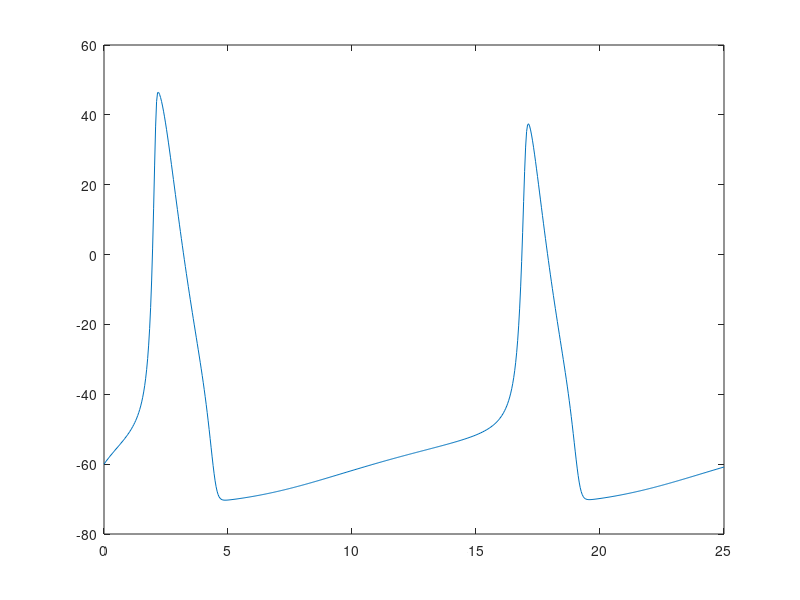

The MATLAB source for this figure:
function hhexamp
    %Constants set for all Methods
    Cm=0.01; % Membrane Capcitance uF/cm^2
    dt=0.04; % Time Step ms
    t=0:dt:25; %Time Array ms
    I=0.1; %External Current Applied
    ENa=55.17; % mv Na reversal potential
    EK=-72.14; % mv K reversal potential
    El=-49.42; % mv Leakage reversal potential
    gbarNa=1.2; % mS/cm^2 Na conductance
    gbarK=0.36; % mS/cm^2 K conductance
    gbarl=0.003; % mS/cm^2 Leakage conductance
    V(1)=-60; % Initial Membrane voltage
    m(1)=am(V(1))/(am(V(1))+bm(V(1))); % Initial m-value
    n(1)=an(V(1))/(an(V(1))+bn(V(1))); % Initial n-value
    h(1)=ah(V(1))/(ah(V(1))+bh(V(1))); % Initial h-value
    for i=1:length(t)-1
    %Euler method to find the next m/n/h value
    m(i+1)=m(i)+dt*((am(V(i))*(1-m(i)))-(bm(V(i))*m(i))); 
    n(i+1)=n(i)+dt*((an(V(i))*(1-n(i)))-(bn(V(i))*n(i)));
    h(i+1)=h(i)+dt*((ah(V(i))*(1-h(i)))-(bh(V(i))*h(i)));
    gNa=gbarNa*m(i)^3*h(i);
    gK=gbarK*n(i)^4;
    gl=gbarl;
    INa=gNa*(V(i)-ENa);
    IK=gK*(V(i)-EK);
    Il=gl*(V(i)-El);
    %Euler method to find the next voltage value
    V(i+1)=V(i)+(dt)*((1/Cm)*(I-(INa+IK+Il)));
    end

    plot(t,V);
end

function a=am(v) %Alpha for Variable m
a=0.1*(v+35)/(1-exp(-(v+35)/10));
end
function b=bm(v) %Beta for variable m
b=4.0*exp(-0.0556*(v+60));
end
function a=an(v)%Alpha for variable n
a=0.01*(v+50)/(1-exp(-(v+50)/10));
end
function b=bn(v) %Beta for variable n
b=0.125*exp(-(v+60)/80);
end
function a=ah(v) %Alpha value for variable h
a=0.07*exp(-0.05*(v+60));
end
function b =bh(v) %beta value for variable h
b=1/(1+exp(-(0.1)*(v+30)));
end
